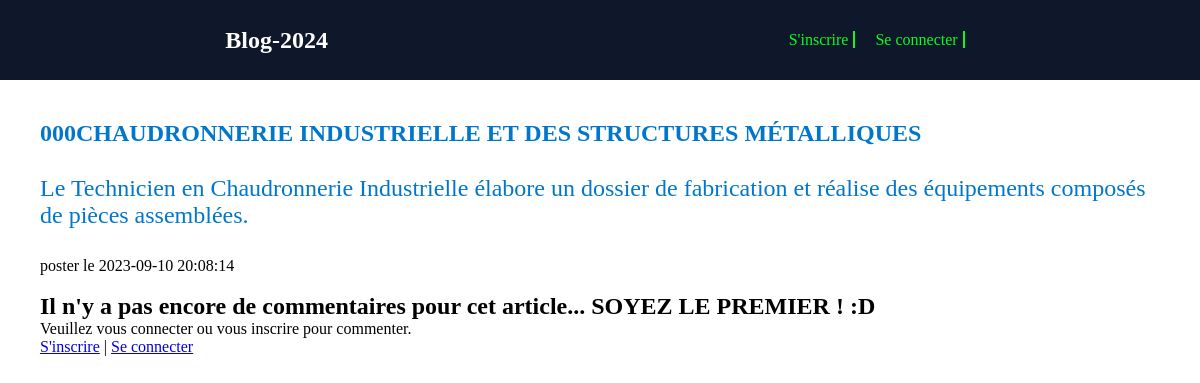
Page /article.php?id=151 on the committed database.
### tables this page shows
CREATE TABLE `articles` (
  `id` int(11) NOT NULL,
  `aimage` varchar(1000) DEFAULT NULL,
  `title` varchar(255) NOT NULL,
  `slug` varchar(255) NOT NULL,
  `introduction` text NOT NULL,
  `content` text NOT NULL,
  `created_at` datetime NOT NULL,
  `updated_at` datetime NOT NULL DEFAULT current_timestamp() ON UPDATE current_timestamp()
);

### article.php (called while the page is built, shortened)
<?php
require_once "database/database.php";
$article_id = filter_input(INPUT_GET, 'id', FILTER_VALIDATE_INT);
$sql="SELECT * FROM articles WHERE id = :article_id";
$query = $pdo->prepare($sql);
$query->execute(compact('article_id'));
$article = $query->fetch();
$sql ="SELECT comments.*, users.username
      FROM comments
      JOIN users ON comments.user_id = users.id
      WHERE article_id = :article_id";
$query = $pdo->prepare($sql);
$query->execute(compact('article_id'));
$commentaires= $query->fetchAll();
require"templates/articles/show_html.php";
require"templates/layout_html.php";

### templates/articles/show_html.php (the view, shortened to what this page needs)
<h1 class="article-title"><?= $article['title'] ?></h1><br>
<p class="article-title"><?= $article['introduction'] ?></p><br>
<p>poster le <?= $article['created_at'];?></p><br>
<?php if (count($commentaires) === 0) : ?>
<h2 class="comment-heading">Il n'y a pas encore de commentaires pour cet
  article... SOYEZ LE PREMIER ! :D</h2>
<?php endif ?>
<?php
if (isset($_SESSION['auth'])) {
?>
<form action="save-comment" method="POST" class="comment-form">
  <h3 class="comment-form-heading"> Vous voulez reagir ? N'hesitez pas bros !</h3><br>
  <textarea name="content" cols="30" rows="10" placeholder="Votre commentaire ..."
    class="comment-form-content"></textarea><br>
  <input type="hidden" name="article_id" value="<?= $article_id ?>"><br>
  <input type="hidden" name="user_id" value="<?= $_SESSION['auth']['id'] ?>"><br>
  <button class="comment-form-submit">COMMENTER !</button><br>
</form>
<?php
} else {
    echo '<p>Veuillez vous connecter ou vous inscrire pour commenter.</p>';
    echo '<a href="register.php">S\'inscrire</a> | <a href="login.php">Se connecter</a>';
}
?>
</div>

### templates/style.css (style rules this page uses)
:root { --color-first: #0F172A; --color-second: #F0F0F0; --color-white: #FFF; --color-success: #2ECC71; --color-error: #E74C3C; --color-cyan: #0afc1e; --linear-gradient: linear-gradient(45deg, var(--color-first), var(--color-success)); --fontSize-1: 4rem; --fontSize-2: 3.2rem; --fontSize-3: 2.4rem; --fontSize-4: 2rem; --fontSize-5: 1.8rem; --fontSize-6: 1.6rem; --fontSize-7: 1.4rem; --fontSize-8: 1rem; --fontSize-9: 0.8rem; --weight-Light: 300; --weight-Regular: 500; --weight-SemiBold: 600; --weight-Bold: 700; --weight-ExtratBold: 900; }
*, *::before, *::after { margin: 0; padding: 0; box-sizing: border-box; transition: .2s linear; outline: none; }
html { scroll-behavior: smooth; }
body { font-family: 'Poppins'; background-color: rgb(255, 255, 255); }

### templates/paginate.css (style rules this page uses)
.article-title { font-size: 24px; color: #0077CC; margin-bottom: 10px; }

### rows in the picture
articles: title "000CHAUDRONNERIE INDUSTRIELLE ET DES STRUCTURES MÉTALLIQUES", introduction "Le Technicien en Chaudronnerie Industrielle élabore un dossier de fabrication et réalise des équipements composés de pièces assemblées.", created_at "2023-09-10 20:08:14"
